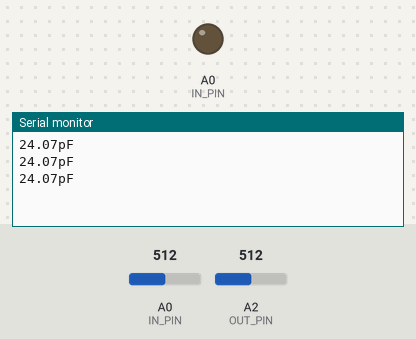
A sketch run on a simulated Arduino Uno, built with avr-gcc and run on an emulated ATmega328P. On the bench: output pins drawn as LEDs (lit = HIGH), the last lines printed to the serial monitor. The inputs (shaded band) are chosen by the test bench; at power-on: A0 (IN_PIN) = 512, A2 (OUT_PIN) = 512. Pins used as bus, display or sensor lines are not drawn.

Above: at 1.3 s.
1.4 s: A0 (IN_PIN) set to 987
At 1.9 s:
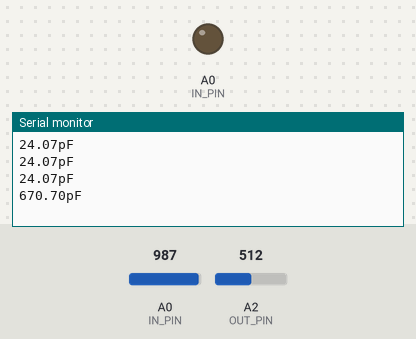
2.9 s: A0 (IN_PIN) set to 1014
At 3.5 s:
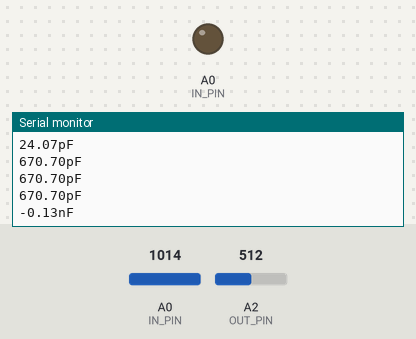

Measured:
- the behaviour switches between 999 and 1000 on A0 (IN_PIN) (found by bisection; images 1 and 2)
- after the input at 1.4 s, the serial monitor: prints a new line after 0.12 s (image 1)
- after the input at 2.9 s, the serial monitor: prints a new line after 0.14 s (image 2)

The sketch:

capacitanceMeter.ino
```cpp
#define IN_PIN A0
#define OUT_PIN A2
#define BAUD_RATE 115200
#define IN_CAP_TO_GND 24.48
#define R_PULLUP 34.8
#define MAX_ADC_VALUE 1023
#define CALIBRATION 0.46

void setup()
{
  pinMode(OUT_PIN, OUTPUT);
  pinMode(IN_PIN, OUTPUT);
  Serial.begin(BAUD_RATE);
}

void loop()
{
  pinMode(IN_PIN, INPUT);
  digitalWrite(OUT_PIN, HIGH);
  int val = analogRead(IN_PIN);
  digitalWrite(OUT_PIN, LOW);

  if (val < 1000)
  {
    pinMode(IN_PIN, OUTPUT);
    float capacitance = abs((float)val * IN_CAP_TO_GND / (float)(MAX_ADC_VALUE - val) - CALIBRATION);
    Serial.print(capacitance, 2);
    Serial.println("pF");
    delay(500);
  }

  else
  {
    pinMode(IN_PIN, OUTPUT);
    delay(1);
    pinMode(OUT_PIN, INPUT_PULLUP);
    unsigned long u1 = micros();
    unsigned long t;
    int digVal;

    do
    {
      digVal = digitalRead(OUT_PIN);
      unsigned long u2 = micros();
      t = u2 > u1 ? u2 - u1 : u1 - u2;
    }

    while ((digVal < 1) && (t < 400000L));

    pinMode(OUT_PIN, INPUT);
    val = analogRead(OUT_PIN);
    digitalWrite(IN_PIN, HIGH);
    int dischargeTime = (int)(t / 1000L) * 5;
    delay(dischargeTime);
    pinMode(OUT_PIN, OUTPUT);
    digitalWrite(OUT_PIN, LOW);
    digitalWrite(IN_PIN, LOW);

    float capacitance = -(float)t / R_PULLUP / log(1.0 - (float)val / (float)MAX_ADC_VALUE) - 0.46;


    if (capacitance > 1000.0)
    {
      Serial.print(capacitance / 1000.0, 2);
      Serial.println("uF ");
    }

    else
    {
      Serial.print(capacitance);
      Serial.print("nF");
      delay(500);
    }
  }
  while (micros() % 1000 != 0);
}
```
